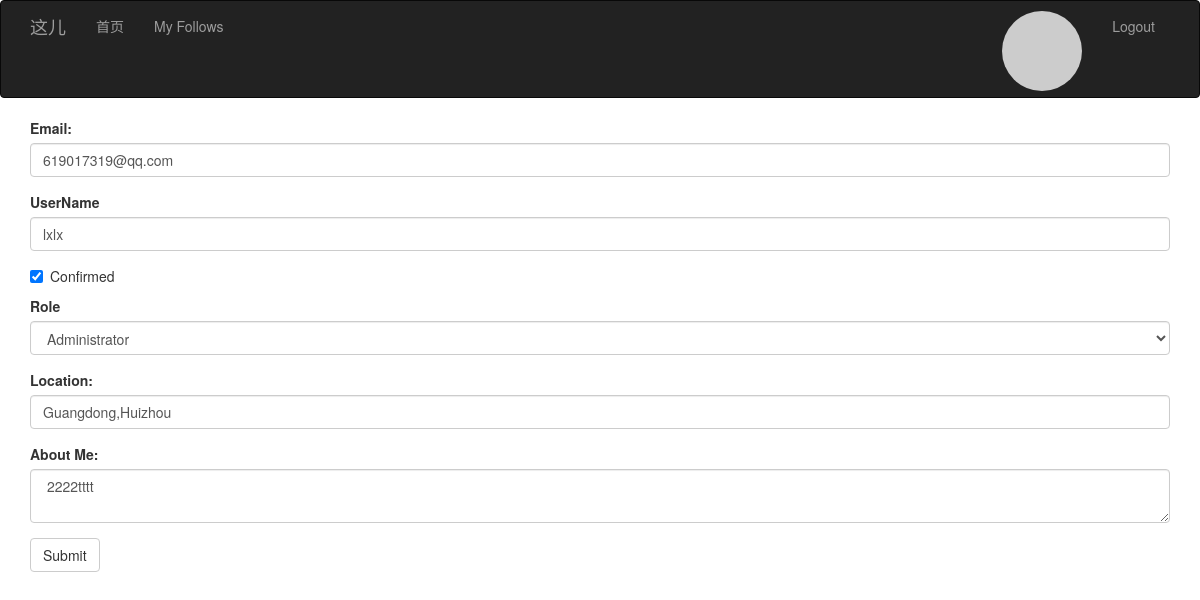
Page /edit_profile/2 (signed in) on the committed database.
### app/models.py (models this page shows, shortened)
class User(UserMixin, db.Model):
    __tablename__ = 'users'
    id = db.Column(db.Integer, primary_key=True)
    email = db.Column(db.String(64), unique=True, index=True)
    username = db.Column(db.String(64), unique=True, index=True)
    password_hash = db.Column(db.String(128))
    confirmed = db.Column(db.Boolean, default=False)
    role_id = db.Column(db.Integer, db.ForeignKey('roles.id'))
    posts = db.relationship('Post', backref='author', lazy='dynamic')
    location = db.Column(db.String(64))
    about_me = db.Column(db.Text())
    member_since = db.Column(db.DateTime(), default=datetime.utcnow)
    last_seen = db.Column(db.DateTime(), default=datetime.utcnow)
    avatar = db.Column(db.String(128))
    followed = db.relationship('Follow', foreign_keys=[Follow.follower_id],
                               backref=db.backref('follower', lazy='joined'),
                               lazy='dynamic', cascade='all, delete-orphan')
    followers = db.relationship('Follow', foreign_keys=[Follow.followed_id],
                                backref=db.backref('followed', lazy='joined'),
                                lazy='dynamic', cascade='all, delete-orphan')
    def getAvatar(self, size=100, default='identicon', rating='g'):
        if request.is_secure:
            url = "https://secure.gravatar.com/avatar"
        else:
            url = 'http://www.gravatar.com/avatar'
        hash = self.avatar or self.cemail
        return '{url}/{hash}?s={size}&d={default}&r={rating}'.format(
            url=url, hash=hash, default=default, rating=rating, size=size)
    def can(self, permissions):
        return self.role is not None and \
               (self.role.permissions & permissions) == permissions
    @property
    def cemail(self):
        return self.email
    @property
    def password(self):
        raise AttributeError('password is not readable attribute')

### app/main/views.py (the view, shortened to what this page needs)
@main.route('/edit_profile/<int:id>', methods=['GET', 'POST'])
@login_required
@admin_required
def edit_profile_admin(id):
    user = User.query.get_or_404(id)
    form = EditProfileAdminForm(user=user)
    edit_success = False
    form.username.data = user.username
    form.location.data = user.location
    form.about_me.data = user.about_me
    form.role.data = user.role_id
    form.email.data = user.cemail
    form.confirmed.data = user.confirmed
    return render_template('user/edit_profile.html', form=form, edit_success=edit_success, user=user)

### app/main/forms.py (shortened to what this page needs)
class EditProfileAdminForm(FlaskForm):
    email = StringField('Email:', validators=[DataRequired(), Length(1, 64), Email()])
    username = StringField('UserName', validators=[DataRequired(), Length(1, 64),
                                                   Regexp('^[A-Za-z\u4e00-\u9fa5][A-Za-z0-9_.\u4e00-\u9fa5]*$', 0,
                                                          'UserName must have only letters,numbers,dots or underscores')
                                                   ])
    confirmed = BooleanField('Confirmed')
    role = SelectField('Role', coerce=int)
    location = StringField('Location:', validators=[Length(0, 64)])
    about_me = TextAreaField('About Me:')
    submit = SubmitField('Submit')
    def __init__(self, user, *args, **kwargs):
        super(EditProfileAdminForm, self).__init__(*args, **kwargs)
        self.role.choices = [(role.id, role.name)
                             for role in Role.query.order_by(Role.name).all()]
        self.user = user

### app/decorator.py (called while the page is built)
def permission_required(permission):
    def decorator(f):
        @wraps(f)
        def decorated_function(*args, **kwargs):
            if not current_user.can(permission):
                abort(403)
            return f(*args, **kwargs)
        return decorated_function
    return decorator

### app/main/__init__.py (called while the page is built)
@main.app_context_processor
def inject_permissions():
    return dict(Permission=Permission)

### app/models.py (called while the page is built)
@login_manager.user_loader
def load_user(user_id):
    return User.query.get(int(user_id))

### app/templates/user/edit_profile.html (shortened to what this page needs)
{% extends "bootstrap_base.html" %}
{% import "bootstrap/wtf.html" as wtf %}
{% import "message.html" as message %}
{% block content %}
<div class="container">
    {{ wtf.quick_form(form)}}
</div>
{% endblock %}

### app/static/style.css (style rules this page uses)
* { -webkit-font-smoothing: antialiased; }

### rows in the picture
User: email "619017319@qq.com", username "lxlx", confirmed "☑", role "Administrator", location "Guangdong,Huizhou", about_me "2222tttt"
